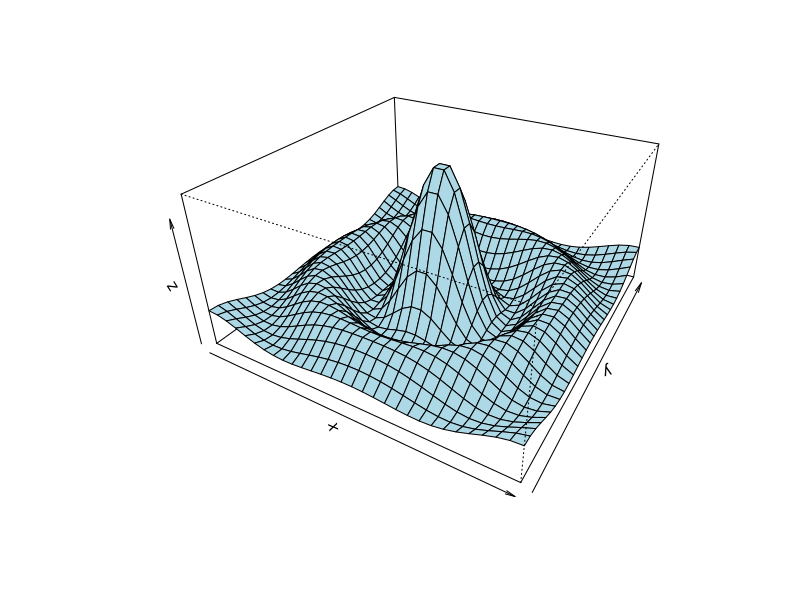
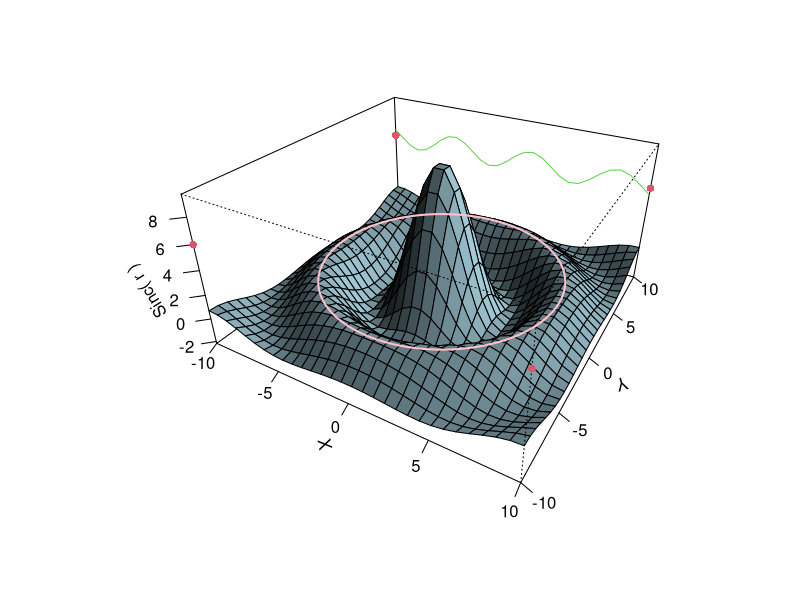

Recreate these plots in R, in order.
# Ejemplos
# (1) The Obligatory Mathematical surface.
#     Rotated sinc function.

x <- seq(-10, 10, length= 30)
y <- x
f <- function(x, y) { r <- sqrt(x^2+y^2); 10 * sin(r)/r }
z <- outer(x, y, f)
z[is.na(z)] <- 1
op <- par(bg = "white")
persp(x, y, z, theta = 30, phi = 30, expand = 0.5, col = "lightblue")
persp(x, y, z, theta = 30, phi = 30, expand = 0.5, col = "lightblue",
      ltheta = 120, shade = 0.75, ticktype = "detailed",
      xlab = "X", ylab = "Y", zlab = "Sinc( r )"
) -> res
round(res, 3)

# (2) Add to existing persp plot - using trans3d() :

xE <- c(-10,10); xy <- expand.grid(xE, xE)
points(trans3d(xy[,1], xy[,2], 6, pmat = res), col = 2, pch = 16)
lines (trans3d(x, y = 10, z = 6 + sin(x), pmat = res), col = 3)

phi <- seq(0, 2*pi, len = 201)
r1 <- 7.725 # radius of 2nd maximum
xr <- r1 * cos(phi)
yr <- r1 * sin(phi)
lines(trans3d(xr,yr, f(xr,yr), res), col = "pink", lwd = 2)
## (no hidden lines)
